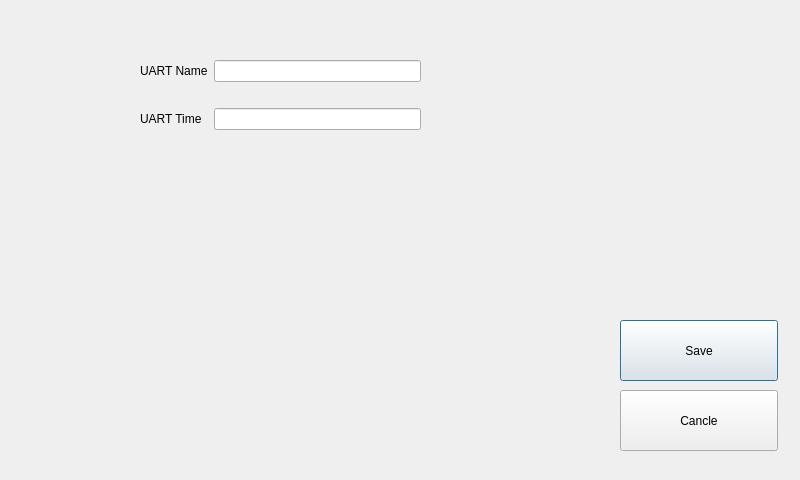
<?xml version="1.0" encoding="UTF-8"?>
<ui version="4.0">
 <class>SystemConfigDlg</class>
 <widget class="QDialog" name="SystemConfigDlg">
  <property name="geometry">
   <rect>
    <x>0</x>
    <y>0</y>
    <width>800</width>
    <height>480</height>
   </rect>
  </property>
  <property name="minimumSize">
   <size>
    <width>800</width>
    <height>480</height>
   </size>
  </property>
  <property name="windowTitle">
   <string>Dialog</string>
  </property>
  <widget class="QPushButton" name="save">
   <property name="geometry">
    <rect>
     <x>620</x>
     <y>320</y>
     <width>158</width>
     <height>61</height>
    </rect>
   </property>
   <property name="text">
    <string>Save</string>
   </property>
  </widget>
  <widget class="QPushButton" name="cancle">
   <property name="geometry">
    <rect>
     <x>620</x>
     <y>390</y>
     <width>158</width>
     <height>61</height>
    </rect>
   </property>
   <property name="text">
    <string>Cancle</string>
   </property>
  </widget>
  <widget class="QWidget" name="layoutWidget">
   <property name="geometry">
    <rect>
     <x>140</x>
     <y>40</y>
     <width>281</width>
     <height>111</height>
    </rect>
   </property>
   <layout class="QGridLayout" name="gridLayout">
    <item row="0" column="1">
     <widget class="QLineEdit" name="uart_name"/>
    </item>
    <item row="1" column="0">
     <widget class="QLabel" name="label_2">
      <property name="text">
       <string>UART Time</string>
      </property>
     </widget>
    </item>
    <item row="0" column="0">
     <widget class="QLabel" name="label">
      <property name="text">
       <string>UART Name</string>
      </property>
     </widget>
    </item>
    <item row="1" column="1">
     <widget class="QLineEdit" name="uart_time"/>
    </item>
   </layout>
  </widget>
 </widget>
 <resources/>
 <connections/>
</ui>
